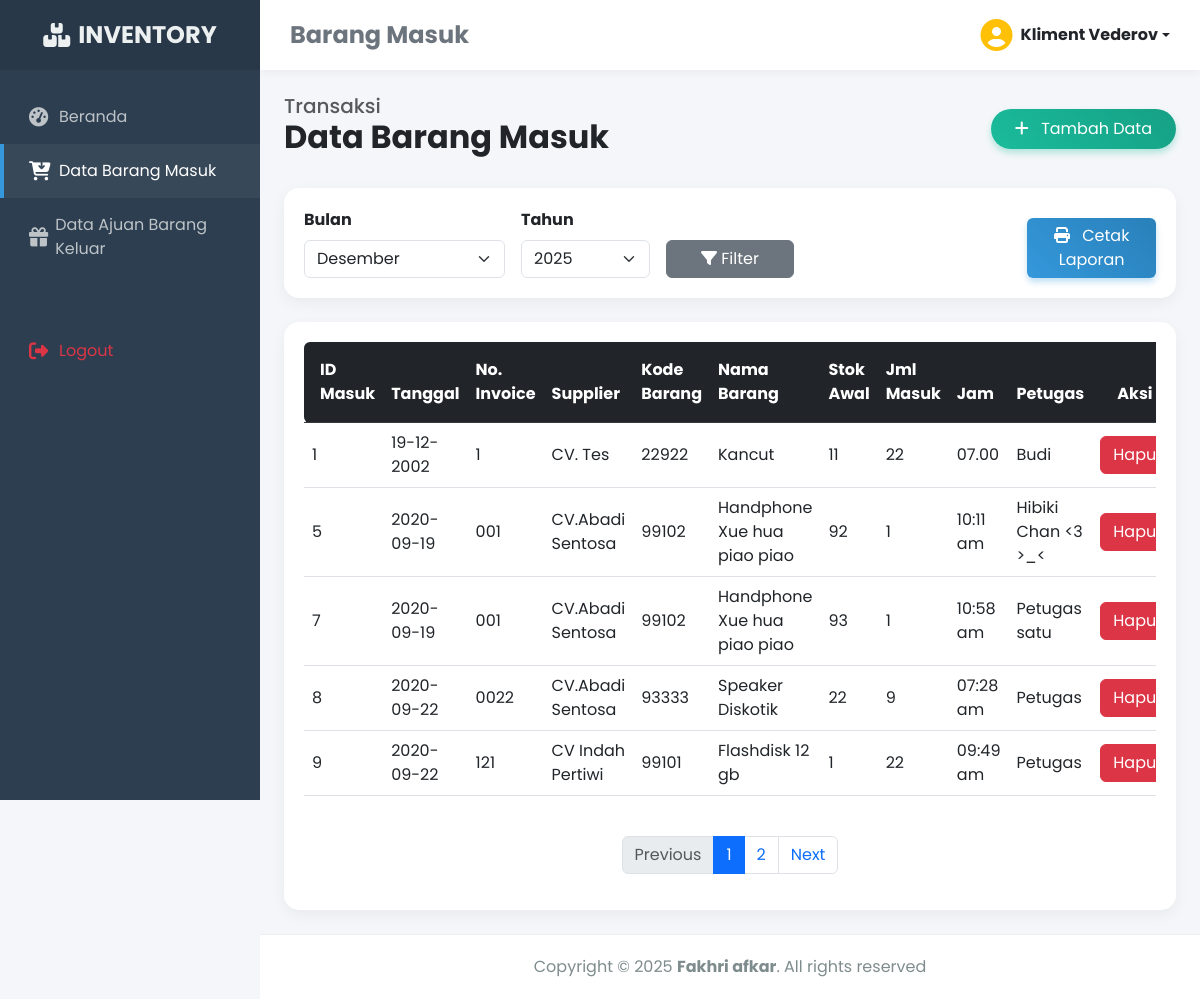
/petugas/index.php?m=barangMasuk&s=awal (signed in), run on the app's committed database.
### tables this page shows
CREATE TABLE `tb_petugas` (
  `id_petugas` int(11) NOT NULL,
  `username` varchar(255) NOT NULL,
  `password` varchar(255) NOT NULL,
  `nama` varchar(255) NOT NULL,
  `telepon` varchar(255) NOT NULL
);

CREATE TABLE `tb_barang_in` (
  `id_brg_in` int(11) NOT NULL,
  `tanggal` varchar(255) NOT NULL,
  `noinv` varchar(11) NOT NULL,
  `supplier` varchar(255) NOT NULL,
  `kode_brg` varchar(11) NOT NULL,
  `nama_brg` varchar(255) NOT NULL,
  `stok` int(11) NOT NULL,
  `jml_masuk` int(11) NOT NULL,
  `jam` varchar(255) NOT NULL,
  `petugas` varchar(255) NOT NULL
);

### petugas/modul/barangMasuk/paging.php (the view, shortened to what this page needs)
<head>
</head>
<?php
include '../koneksi.php';
$batas = 5;
$halaman = isset($_GET['halaman']) ? (int)$_GET['halaman'] : 1;
$halaman_awal = ($halaman > 1) ? ($halaman * $batas) - $batas : 0;
$next = $halaman + 1;
$data = mysqli_query($koneksi, "SELECT * FROM tb_barang_in");
$jumlah_data = mysqli_num_rows($data);
$total_halaman = ceil($jumlah_data / $batas);
$data_brg_in = mysqli_query($koneksi, "SELECT * FROM tb_barang_in LIMIT $halaman_awal, $batas");
while ($row = mysqli_fetch_array($data_brg_in)) {
?>
    <tr>
        <td><?php echo $row['id_brg_in']; ?></td>
        <td><?php echo $row['tanggal']; ?></td>
        <td><?php echo $row['noinv']; ?></td>
        <td><?php echo $row['supplier']; ?></td>
        <td><?php echo $row['kode_brg']; ?></td>
        <td><?php echo $row['nama_brg']; ?></td>
        <td><?php echo $row['stok']; ?></td>
        <td><?php echo $row['jml_masuk']; ?></td>
        <td><?php echo $row['jam']; ?></td>
        <td><?php echo $row['petugas']; ?></td>
        <td><a href="index.php?m=barangMasuk&s=hapus&id_brg_in=<?php echo $row['id_brg_in']; ?>" onclick="return confirm('Yakin Akan dihapus?')"><button class="btn btn-danger">Hapus</button></a></td>
    </tr>
<?php } ?>

### petugas/modul/barangMasuk/title.php (shortened to what this page needs)
<?php
    include '../koneksi.php';
    $bulan_filter = isset($_GET['bulan']) ? $_GET['bulan'] : date('m');
    $tahun_filter = isset($_GET['tahun']) ? $_GET['tahun'] : date('Y');
?>
<!DOCTYPE html>
<html lang="id">
<head>
    <link href="https://cdn.jsdelivr.net/npm/bootstrap@5.3.0/dist/css/bootstrap.min.css" rel="stylesheet">
    <link href="https://cdnjs.cloudflare.com/ajax/libs/font-awesome/6.4.0/css/all.min.css" rel="stylesheet">
    <link href="https://unpkg.com/aos@2.3.1/dist/aos.css" rel="stylesheet">
</head>
<body>
    <div class="sidebar" id="sidebar">
        <a href="#" class="sidebar-brand"><i class="fas fa-boxes me-2"></i> INVENTORY</a>
        <div class="sidebar-nav">
            <a href="?m=awal.php"><i class="fas fa-tachometer-alt"></i> Beranda</a>
            <a href="?m=barangMasuk&s=awal" class="active"><i class="fas fa-cart-arrow-down"></i> Data Barang Masuk</a>
            <a href="?m=ajuan&s=awal"><i class="fas fa-gift"></i> Data Ajuan Barang Keluar</a>
            <a href="logout.php" onclick="return confirm('Yakin ingin logout?')" class="text-danger mt-5">
                <i class="fas fa-sign-out-alt"></i> Logout
            </a>
        </div>
    </div>
    <div class="main-content" id="content">
        <nav class="top-navbar">
            <h4 class="mb-0 fw-bold text-secondary">Barang Masuk</h4>
            <?php
                $id = $_SESSION['idinv2'];
                $sql = "SELECT * FROM tb_petugas WHERE id_petugas = '$id'";
                $query = mysqli_query($koneksi, $sql);
                $r = mysqli_fetch_array($query);
            ?>
            <div class="dropdown">
                <a class="d-flex align-items-center text-decoration-none dropdown-toggle text-dark" href="#" role="button" data-bs-toggle="dropdown" aria-expanded="false">
                      <i class="fas fa-user-circle fa-2x text-warning me-2"></i>
                    <span class="fw-bold d-none d-md-inline"><?php echo $r['nama']; ?></span>
                </a>
            </div>
        </nav>
        <div class="container-fluid p-4">
            <div class="d-flex justify-content-between align-items-center mb-4" data-aos="fade-down">
                <div>
                    <h5 class="text-muted mb-0">Transaksi</h5>
                    <h2 class="fw-bold text-dark">Data Barang Masuk</h2>
                </div>
                <button type="button" class="btn btn-add px-4 py-2 rounded-pill" data-bs-toggle="modal" data-bs-target="#exampleModalCenter">
                    <i class="fas fa-plus me-2"></i> Tambah Data
                </button>
            </div>
            <div class="card-custom mb-4" data-aos="fade-up">
                <form action="" method="GET" class="row g-3 align-items-end">
                    <div class="col-md-3">
                        <label class="form-label fw-bold">Bulan</label>
                        <select name="bulan" class="form-select">
                            <?php
                            $bulan_array = [
                                '01' => 'Januari', '02' => 'Februari', '03' => 'Maret', '04' => 'April',
                                '05' => 'Mei', '06' => 'Juni', '07' => 'Juli', '08' => 'Agustus',
                                '09' => 'September', '10' => 'Oktober', '11' => 'November', '12' => 'Desember'
                            ];
                            foreach($bulan_array as $key => $val){
                                $selected = ($key == $bulan_filter) ? 'selected' : '';
                                echo "<option value='$key' $selected>$val</option>";
                            }
                            ?>
                        </select>
                    </div>
                    <div class="col-md-2">
                        <label class="form-label fw-bold">Tahun</label>
                        <select name="tahun" class="form-select">
                            <?php
                            $tahun_sekarang = date('Y');
                            for($i=$tahun_sekarang; $i>=2020; $i--){
                                $selected = ($i == $tahun_filter) ? 'selected' : '';
                                echo "<option value='$i' $selected>$i</option>";
                            }
                            ?>
                        </select>
                    </div>
                    <div class="col-md-2">
                        <button type="submit" class="btn btn-secondary w-100"><i class="fas fa-filter"></i> Filter</button>
                    </div>
                    <div class="col-md-2 ms-auto">
                        <a href="modul/barangMasuk/cetak.php?bulan=<?php echo $bulan_filter; ?>&tahun=<?php echo $tahun_filter; ?>" target="_blank" class="btn btn-print w-100">
                            <i class="fas fa-print me-2"></i> Cetak Laporan
                        </a>
                    </div>
                </form>
            </div>
            <div class="card-custom" data-aos="fade-up">
                <div class="table-responsive">
                    <table class="table table-hover align-middle">
                        <thead class="table-dark">
                            <tr>
                                <th class="py-3 ps-3 rounded-start">ID Masuk</th>
                                <th class="py-3">Tanggal</th>
                                <th class="py-3">No. Invoice</th>
                                <th class="py-3">Supplier</th>
                                <th class="py-3">Kode Barang</th>
                                <th class="py-3">Nama Barang</th>
                                <th class="py-3">Stok Awal</th>
                                <th class="py-3">Jml Masuk</th>
                                <th class="py-3">Jam</th>
                                <th class="py-3">Petugas</th>
                                <th class="py-3 pe-3 rounded-end text-center">Aksi</th>
                            </tr>
                        </thead>
                        <tbody>
                            <?php include 'paging.php'; ?>
                        </tbody>
                    </table>
                </div>
                <nav aria-label="Page navigation" class="mt-4">
                    <ul class="pagination justify-content-center">
                        <li class="page-item <?php if($halaman <= 1){ echo 'disabled'; } ?>">
                            <a class="page-link" <?php if($halaman > 1){ echo "href='?m=barangMasuk&s=awal&halaman=$previous&bulan=$bulan_filter&tahun=$tahun_filter'"; } ?>>Previous</a>
                        </li>
                        <?php for($x=1;$x<=$total_halaman;$x++){ ?>
                            <li class="page-item <?php if($halaman == $x) echo 'active'; ?>">
                                <a class="page-link" href="?m=barangMasuk&s=awal&halaman=<?php echo $x ?>&bulan=<?php echo $bulan_filter; ?>&tahun=<?php echo $tahun_filter; ?>"><?php echo $x; ?></a>
                            </li>
                        <?php } ?>
                        <li class="page-item <?php if($halaman >= $total_halaman) { echo 'disabled'; } ?>">
                            <a class="page-link" <?php if($halaman < $total_halaman) { echo "href='?m=barangMasuk&s=awal&halaman=$next&bulan=$bulan_filter&tahun=$tahun_filter'"; } ?>>Next</a>
                        </li>
                    </ul>
                </nav>
            </div>
        </div>
        <footer>
            <p class="mb-0">Copyright &copy; <script>document.write(new Date().getFullYear());</script> <strong>Fakhri afkar</strong>. All rights reserved</p>
        </footer>
    </div>
</body>
</html>

### petugas/modul/barangMasuk/title.php (style rules this page uses)
body { font-family: 'Poppins', sans-serif; background-color: #f4f6f9; overflow-x: hidden; }
.sidebar { min-height: 100vh; width: 260px; background: #2c3e50; color: #fff; position: fixed; transition: all 0.3s; z-index: 100; }
.sidebar-brand { height: 70px; display: flex; align-items: center; justify-content: center; font-size: 24px; font-weight: 700; background: rgba(0,0,0,0.1); color: #ecf0f1; text-decoration: none; }
.sidebar-nav { padding: 20px 0; }
.sidebar-nav a { padding: 15px 25px; display: flex; align-items: center; color: #bdc3c7; text-decoration: none; transition: 0.3s; border-left: 4px solid transparent; }
.sidebar-nav a:hover, .sidebar-nav a.active { color: #fff; background: rgba(255,255,255,0.05); border-left: 4px solid #3498db; }
.sidebar-nav i { width: 30px; font-size: 1.2rem; }
.main-content { margin-left: 260px; transition: all 0.3s; min-height: 100vh; display: flex; flex-direction: column; }
.top-navbar { background: #fff; box-shadow: 0 2px 10px rgba(0,0,0,0.05); height: 70px; padding: 0 30px; display: flex; align-items: center; justify-content: space-between; }
.card-custom { border: none; border-radius: 15px; box-shadow: 0 5px 15px rgba(0,0,0,0.05); background: white; padding: 20px; }
.btn-add { background: linear-gradient(45deg, #1abc9c, #16a085); color: white; border: none; box-shadow: 0 4px 6px rgba(26, 188, 156, 0.3); }
.btn-print { background: linear-gradient(45deg, #3498db, #2980b9); color: white; border: none; box-shadow: 0 4px 6px rgba(52, 152, 219, 0.3); }
footer { background: #fff; padding: 20px; text-align: center; color: #7f8c8d; border-top: 1px solid #eee; margin-top: auto; }

### data on the page
tb_petugas: nama "Kliment Vederov"
tb_barang_in: id_brg_in "1", tanggal "19-12-2002", noinv "1", supplier "CV. Tes", kode_brg "22922", nama_brg "Kancut", stok "11", jml_masuk "22", jam "07.00", petugas "Budi"
tb_barang_in: id_brg_in "5", tanggal "2020-09-19", noinv "001", supplier "CV.Abadi Sentosa", kode_brg "99102", nama_brg "Handphone Xue hua piao piao", stok "92", jml_masuk "1", jam "10:11 am", petugas "Hibiki Chan <3 >_<"
tb_barang_in: id_brg_in "7", tanggal "2020-09-19", noinv "001", supplier "CV.Abadi Sentosa", kode_brg "99102", nama_brg "Handphone Xue hua piao piao", stok "93", jml_masuk "1", jam "10:58 am", petugas "Petugas satu"
tb_barang_in: id_brg_in "8", tanggal "2020-09-22", noinv "0022", supplier "CV.Abadi Sentosa", kode_brg "93333", nama_brg "Speaker Diskotik", stok "22", jml_masuk "9", jam "07:28 am", petugas "Petugas"
tb_barang_in: id_brg_in "9", tanggal "2020-09-22", noinv "121", supplier "CV Indah Pertiwi", kode_brg "99101", nama_brg "Flashdisk 12 gb", stok "1", jml_masuk "22", jam "09:49 am", petugas "Petugas"

### other printed values
form field bulan "Desember"
form field tahun "2025"
